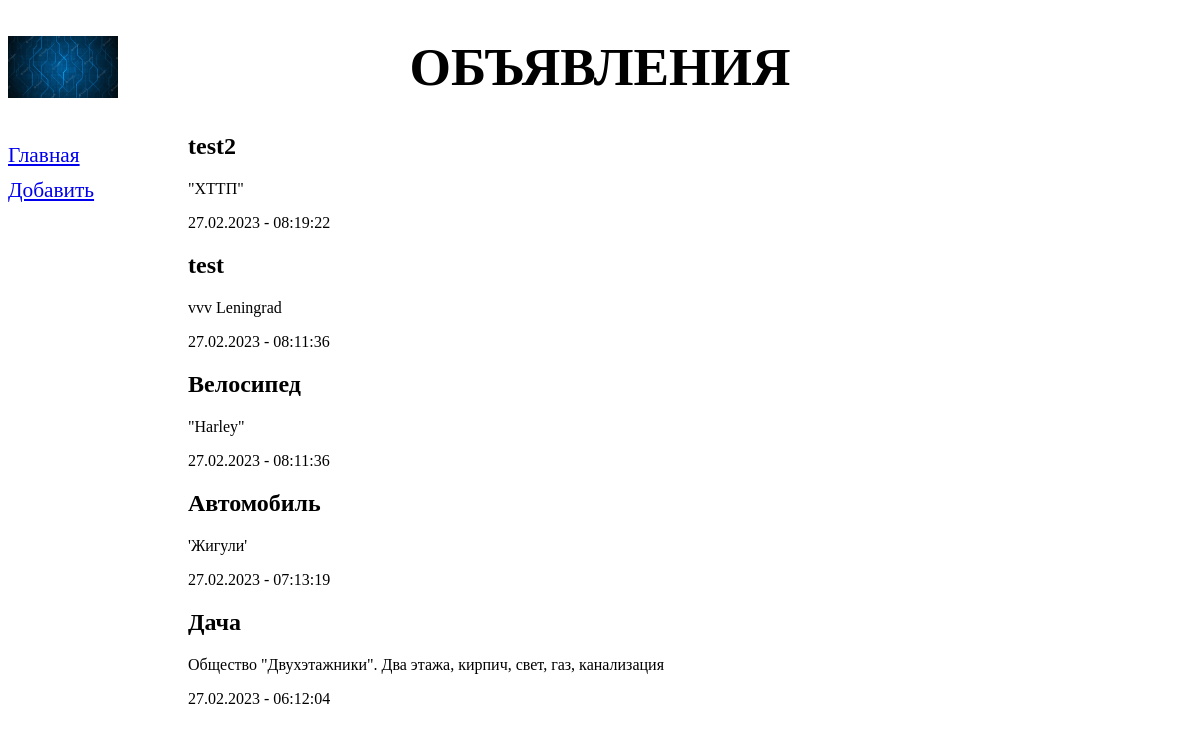
Page /bboard/ on the earlier database version.
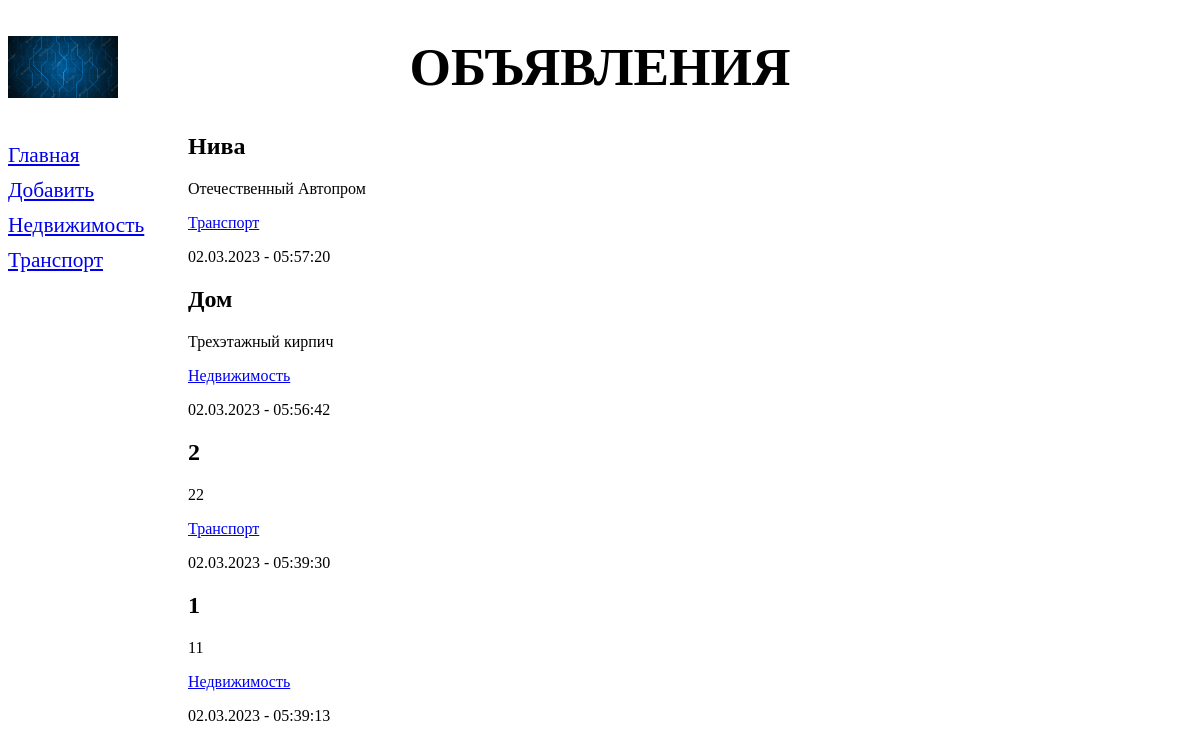
Same page on the later database version.
### bboard/models.py (models this page shows, shortened)
class Bb(models.Model):
    title = models.CharField(max_length=50, verbose_name="Товар")
    content = models.TextField(null=True, blank=True, verbose_name="Описание")
    price = models.FloatField(null=True, blank=True, verbose_name="Цена")
    published = models.DateTimeField(
        auto_now_add=True, db_index=True, verbose_name="Опубликовано")
    rubric = models.ForeignKey(
        "Rubric", null=True, on_delete=models.PROTECT, verbose_name='Рубрика')
    class Meta:
        verbose_name_plural = 'Объявления'
        verbose_name = 'Объявление'
        ordering = ['-published']

class Rubric(models.Model):
    name = models.CharField(
        max_length=20, db_index=True, verbose_name="Название")
    class Meta:
        verbose_name_plural = "Рубрики"
        verbose_name = "Рубрика"
        ordering = ['name']

### bboard/views.py (the view)
# urls.py: path("", index, name="index"),
def index(request):
    bbs = Bb.objects.all()
    rubrics = Rubric.objects.all()
    context = {'bbs': bbs, 'rubrics': rubrics}
    return render(request, 'bboard/index.html', context)

### bboard/templates/bboard/index.html
{% extends "layout/basic.html" %}
{% block content %}
{% for bb in bbs %}
<div>
    <h2>{{ bb.title }}</h2>
    <p>{{ bb.content }}</p>
    <p><a href="{% url 'by_rubric' bb.rubric.pk %}">{{ bb.rubric.name }}</a></p>
    <p> {{ bb.published|date:"d.m.Y - H:i:s" }}</p>
</div>
{% endfor %}
{% endblock %}

### bboard/templates/layout/basic.html (shortened to what this page needs)
{% load static %}
<!DOCTYPE html>
<html lang="en">
<head>
    <link rel="stylesheet" href="{% static 'bboard/style.css' %}">
</head>
<body>
    <header>
        <h1>Объявления</h1>
    </header>
    <nav>
        <a href="{% url 'index' %}">Главная</a>
        <a href="{% url 'add' %}">Добавить</a>
        {% for rubric in rubrics %}
        <a href="{% url 'by_rubric' rubric.pk %}">{{ rubric.name }}</a>
        {% endfor %}
    </nav>
    <section>
        {% block content %}
        {% endblock%}
    </section>
</body>
</html>

Differences in the rows shown:
removed Bb: title "test2", content "\"ХТТП\"", published "27.02.2023 - 08:19:22"
removed Bb: title "test", content "vvv Leningrad", published "27.02.2023 - 08:11:36"
removed Bb: title "Велосипед", content "\"Harley\"", published "27.02.2023 - 08:11:36"
removed Bb: title "Автомобиль", content "'Жигули'", published "27.02.2023 - 07:13:19"
removed Bb: title "Дача", content "Общество \"Двухэтажники\". Два этажа, кирпич, свет, газ, канализация", published "27.02.2023 - 06:12:04"
added Rubric: name "Недвижимость"
added Rubric: name "Транспорт"
added Bb: title "Нива", content "Отечественный Автопром", rubric.name "Транспорт", published "02.03.2023 - 05:57:20"
added Bb: title "Дом", content "Трехэтажный кирпич", rubric.name "Недвижимость", published "02.03.2023 - 05:56:42"
added Bb: title "2", content "22", rubric.name "Транспорт", published "02.03.2023 - 05:39:30"
added Bb: title "1", content "11", rubric.name "Недвижимость", published "02.03.2023 - 05:39:13"
